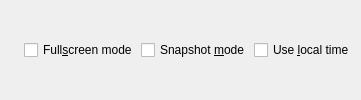
             <widget class="QWidget" name="GB_Options" native="true">
              <layout class="QGridLayout" name="gridLayout_13">
               <property name="leftMargin">
                <number>24</number>
               </property>
               <property name="topMargin">
                <number>6</number>
               </property>
               <property name="rightMargin">
                <number>6</number>
               </property>
               <property name="bottomMargin">
                <number>6</number>
               </property>
               <property name="spacing">
                <number>3</number>
               </property>
               <item row="0" column="1">
                <widget class="QCheckBox" name="CH_Snapshot">
                 <property name="sizePolicy">
                  <sizepolicy hsizetype="Minimum" vsizetype="Fixed">
                   <horstretch>0</horstretch>
                   <verstretch>0</verstretch>
                  </sizepolicy>
                 </property>
                 <property name="toolTip">
                  <string>&lt;html&gt;&lt;head/&gt;&lt;body&gt;&lt;p&gt;&amp;quot;Write to temporary files instead of disk image files.&lt;/p&gt;&lt;p&gt;In this case, the raw disk image you use is not written back.&lt;/p&gt;&lt;p&gt;You can however force the write back by pressing C-a s.&amp;quot; Source: man qemu&lt;/p&gt;&lt;/body&gt;&lt;/html&gt;</string>
                 </property>
                 <property name="text">
                  <string>Snapshot &amp;mode</string>
                 </property>
                </widget>
               </item>
               <item row="0" column="2">
                <widget class="QCheckBox" name="CH_Local_Time">
                 <property name="sizePolicy">
                  <sizepolicy hsizetype="Minimum" vsizetype="Fixed">
                   <horstretch>0</horstretch>
                   <verstretch>0</verstretch>
                  </sizepolicy>
                 </property>
                 <property name="toolTip">
                  <string>Set real time clock to local time. Default=utc</string>
                 </property>
                 <property name="text">
                  <string>Use &amp;local time</string>
                 </property>
                </widget>
               </item>
               <item row="0" column="0">
                <widget class="QCheckBox" name="CH_Fullscreen">
                 <property name="sizePolicy">
                  <sizepolicy hsizetype="Minimum" vsizetype="Fixed">
                   <horstretch>0</horstretch>
                   <verstretch>0</verstretch>
                  </sizepolicy>
                 </property>
                 <property name="toolTip">
                  <string>Start in full screen</string>
                 </property>
                 <property name="text">
                  <string>Full&amp;screen mode</string>
                 </property>
                </widget>
               </item>
              </layout>
             </widget>
